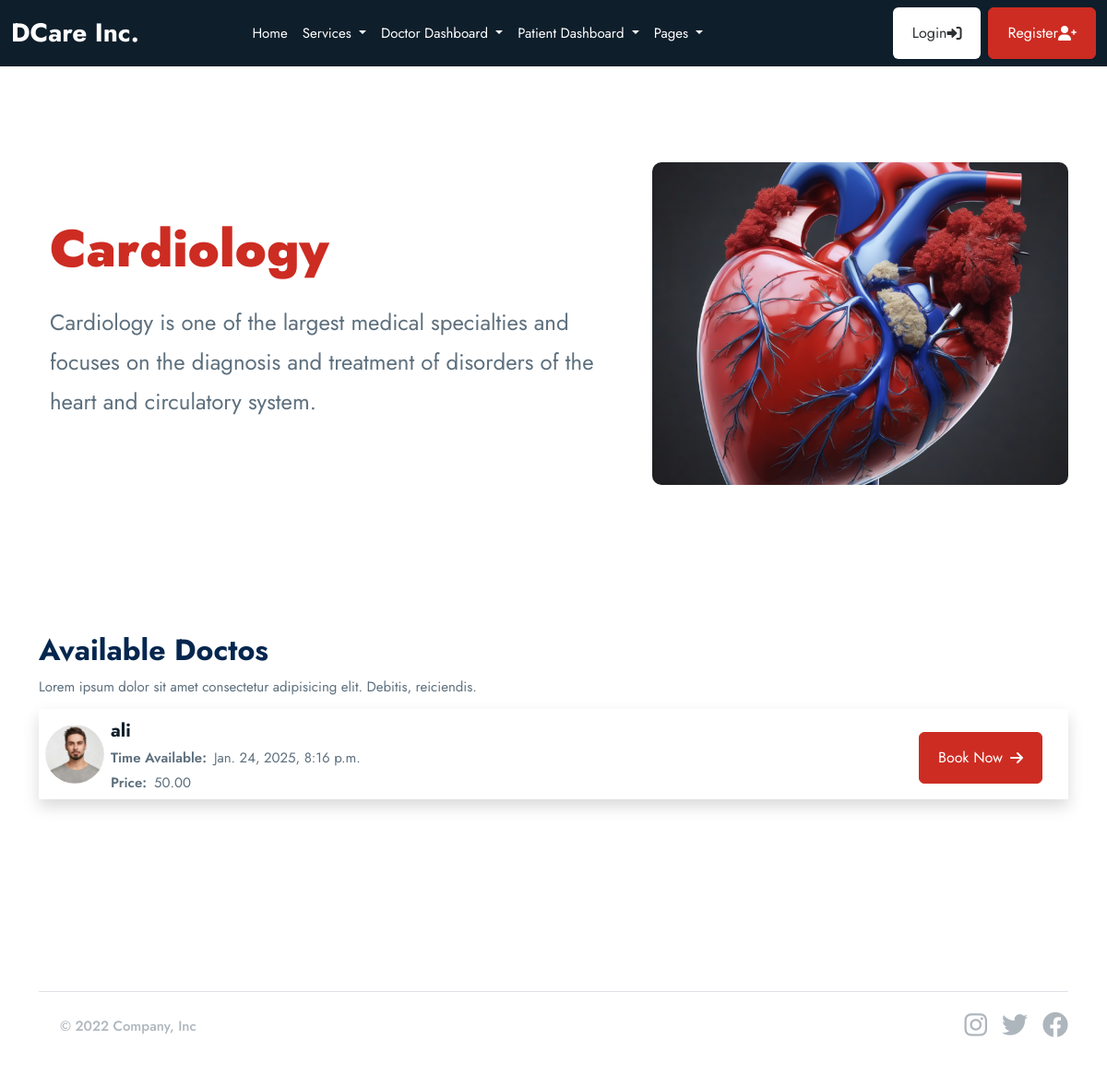
The app's page /service/2, older data.
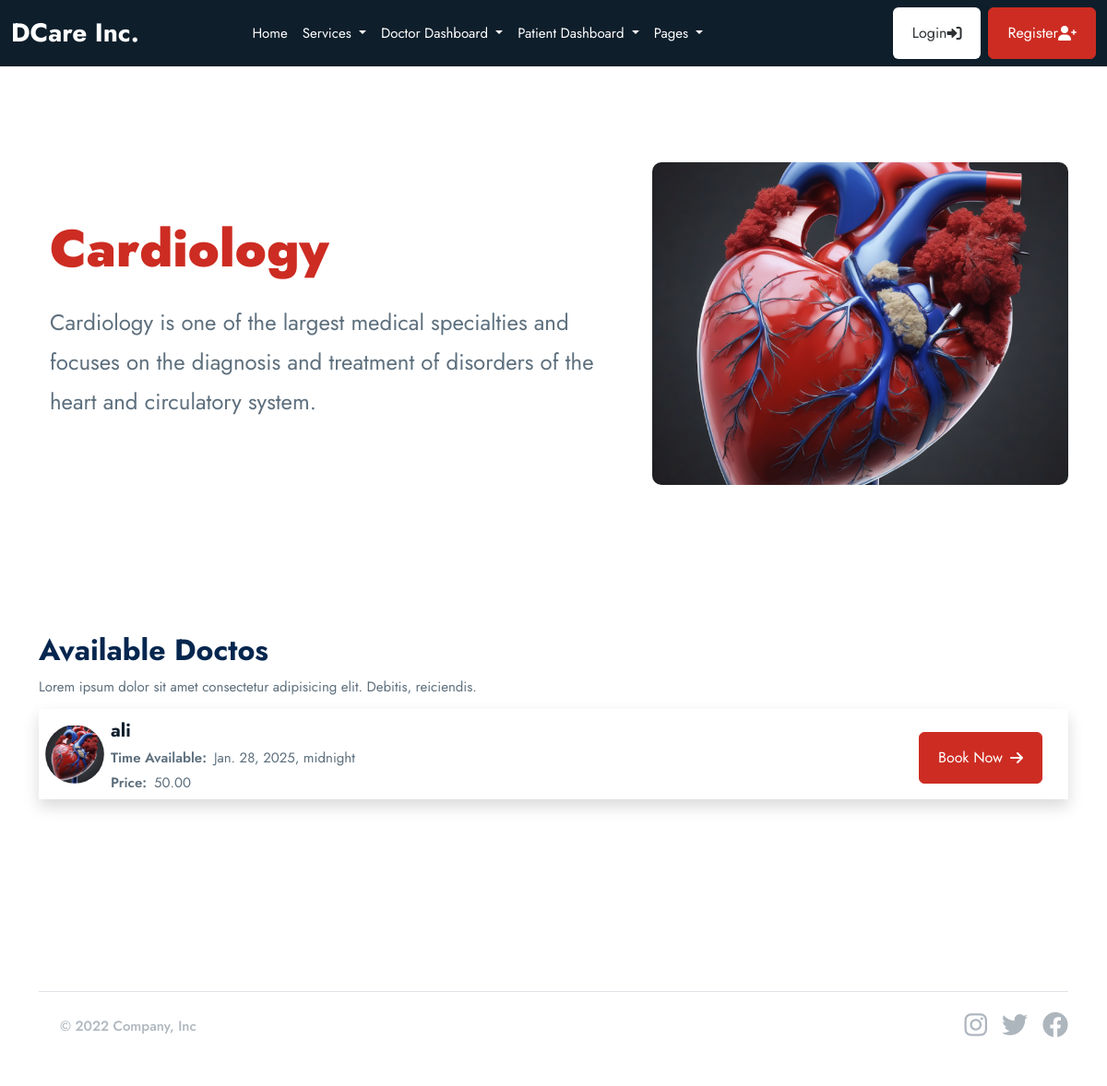
The same page, newer data.
### doctor/models.py (models this page shows, shortened)
class Doctor(models.Model):
    user = models.OneToOneField(userauths_models.User, on_delete=models.CASCADE)
    image = models.FileField(upload_to="images", null=True, blank=True)
    full_name = models.CharField(max_length=100, null=True, blank=True)
    mobile = models.CharField(max_length=100, null=True, blank=True)
    country = models.CharField(max_length=100, null=True, blank=True)
    bio = models.CharField(max_length=100, null=True, blank=True)
    specialization = models.CharField(max_length=100, null=True, blank=True)
    qualifications = models.CharField(max_length=100, null=True, blank=True)
    years_of_experience = models.CharField(max_length=100, null=True, blank=True)
    next_available_appointment_date = models.DateTimeField(default=timezone.now, null=True, blank=True)

### base/views.py (the view)
# urls.py: path("service/<service_id>", views.service_detail, name = "service_detail"),
def service_detail(request, service_id):
    service = base_models.Service.objects.get(id=service_id)
    context =  {
        "service": service
    }
    return render(request, "base/service_detail.html", {"service":service})

### templates/base/service_detail.html
{% extends "partials/base.html" %} {% block content %}
<section class="container">
  <div class="row d-flex justify-content-center align-items-center">
    <div class="col-12 col-lg-7 p-4 rounded-3 bg-white">
      <h1 class="display-4 fw-bold mt-5">
        <span class="text-primary"><b>{{service.name}}</b></span>
      </h1>
      <p class="fs-4 mt-4">{{service.desciription}}</p>
      <br />
    </div>
    <div class="col-12 col-lg-5">
      <img
        class="img-fluid mt-4"
        style="
          width: 100%;
          height: 350px;
          object-fit: cover;
          border-radius: 10px;
        "
        src="{{service.image.url}}"
        alt=""
      />
    </div>
  </div>
</section>
<section class="container">
  <div class="">
    <h2 class="">Available Doctos</h2>
    <p>
      Lorem ipsum dolor sit amet consectetur adipisicing elit. Debitis,
      reiciendis.
    </p>
  </div>
  <div class="">
    {% for doctor in service.available_doctors.all %}
    <div class="p-1 mb-4 shadow d-flex align-items-center">
      <a href="course-detail.html">
        <img
          src="{{doctor.image.url}}"
          alt="course"
          style="
            width: 70px;
            height: 70px;
            object-fit: cover;
            border-radius: 50%;
            padding:0.2rem;
          "
          class="card-img-top"
        />
      </a>
      <div class="card-body">
        <div class="mt-2 d-flex justify-content-between align-items-center">
          <div class= "mx-1">
            <h5 class="mb-1 text-truncate-line-2">
              <a
                href="course-detail.html"
                class="text-inherit text-dark text-decoration-none"
                >{{doctor.full_name}}</a
              >
            </h5>
            <div class="d-flex gap-2">
              <p class="fw-semibold mt-0 mb-0">Time Available:</p>
              <p class="mt-0 mb-0">
                {{doctor.next_available_appointment_date}}
              </p>
            </div>
            <div class="d-flex gap-2">
              <p class="fw-semibold mt-0 mb-0">Price:</p>
              <p class="mt-0 mb-0">{{service.cost}}</p>
            </div>
          </div>
          <div>
                            <a href="{% url 'base:book_appointment' service.id doctor.id %}" class="btn btn-primary me-4">Book Now <i class="fas fa-arrow-right ms-2"></i></a>
                        </div>
        </div>
      </div>
    </div>
    {% endfor%}
  </div>
</section>
{% endblock content %}

Row changes from the older to the newer data that the page shows:
changed Doctor "ali": image: a different picture; next_available_appointment_date "Jan. 24, 2025, 8:16 p.m." → "Jan. 28, 2025, midnight"
